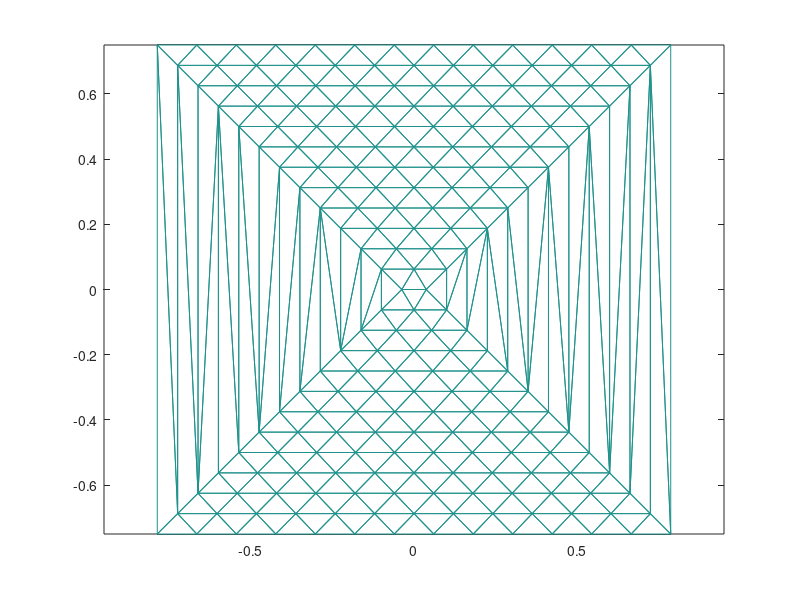

Write the MATLAB code that produced this figure. (Note: this script raises an error after producing the figure.)
%BOWTIE Bowtie mesh in the xy plane
%
%   The following parameters need to be specified:
%
%   Discretization parameter            N
%   Half-height of bowtie               h
%   Width of the feeding neck           d
%   Bowtie flare angle                  flareangle
%
%   Change(decrease) the width of the feeding neck 
%   if inaccurate results are obtained
%
%   Copyright 2002 AEMM. Revision 2002/03/25
%   Chapter 7

clear all

N=24;               %Discretization parameter
h=3/4;              %Half-height of bowtie
d=h/10;             %Width of the feeding neck 
flareangle=pi/2;    %Bowtie flare angle

StepY=h/N;
TAN=tan(flareangle/2);

%Set y grid (from -h to h)
for j=1:N+1
    y(j,1)=-h+2*(j-1)*StepY;
end

%Set x grid (from d/2 to upper boundary)
for i=1:N/2+1
    Vector(i,1)=TAN*y(N/2+i)+d/2;
end

%Set left and right boundary
XLeft   =[-Vector(N/2+1:-1:1); -Vector(2:N/2+1)];
XRight  =[+Vector(N/2+1:-1:1); +Vector(2:N/2+1)];

%Initialize amd plot polygon, which encloses bowtie
Xpol=[XLeft; XRight(N+1:-1:1)];
Ypol=[y; y(N+1:-1:1)];

fill(Xpol, Ypol,'g'); axis('equal'); 
pause(0.5);
hold on
                                                                                                                                                                                             
%Initialize vertexes inside bowtie
L=1;
for j=1:N+1
    M(j)=abs(j-N/2-1)+1; 
    StepX=(XRight(j)-XLeft(j))/M(j);
    for i=1:M(j)+1
        X(L)=XLeft(j)+(i-1)*StepX;
        Y(L)=y(j);
        L=L+1;
    end
end

%Use Delaunay triangulation
TRI = delaunay(X,Y); 
t=TRI';
p=[X; Y; zeros(1,length(X))];
q=trimesh(t',X,Y,zeros(size(X)));
pause(0.5)
hold off

%Remove unnecessary triangles
for m=1:length(t)
    Center(:,m)=1/3*sum(p(:,t(:,m)),2);
end
IN = inpolygon(Center(1,:), Center(2,:), Xpol,Ypol);

TrianglesTotal=length(t); 
Triangle=[];
for m=1:TrianglesTotal
   if(IN(m)==1)
        Triangle=[Triangle t(:,m)];
   end
end
clear t; t=Triangle;
TrianglesTotal=length(t);
t(4,:)=1;

%Save result
save bowtie p t;
viewer bowtie
view(0,90)
